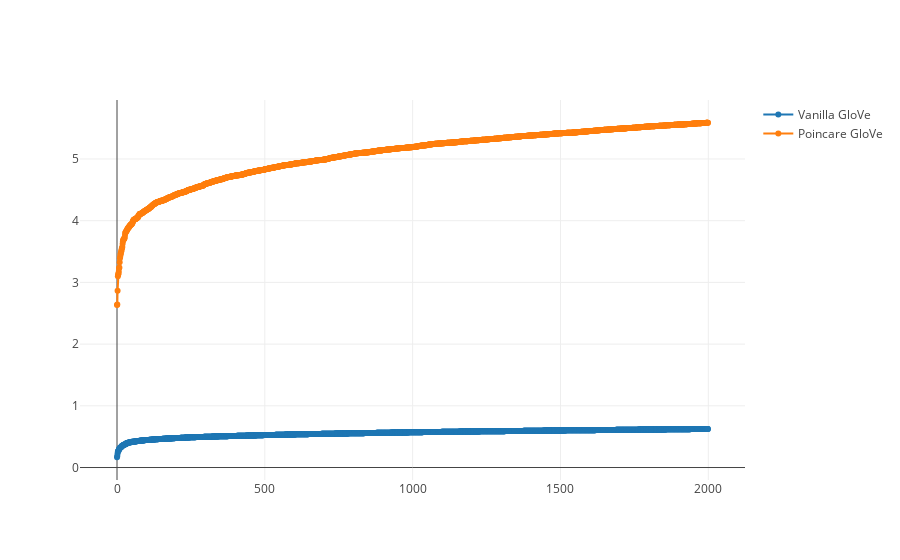

Notebook code for this chart:
### Markdown cell above
#### Relative contrast analysis (looking at the distance distribution for the neighbors of a word)

### Code cell
fig = plt.figure(figsize=(20, 5))
def analyze_nearest_neighbors(wv, emb_type):
    restrict_vocab = 500000
    word = "color"
    index = wv.vocab[word].index
    print("["+emb_type+"] Target word \""+word+"\":", wv.vocab[word].count, compute_relative_contrast(index, wv))
    limited = np.delete(wv.vectors[:restrict_vocab], index, 0)
    dists = wv.distances(wv.vectors[index], limited).reshape(-1,)

    print("\tAvg:", np.average(dists), "; stddev:", np.std(dists), "; min:", np.min(dists), "; max:", np.max(dists))

    plt.subplot(121)
    plot_num=2000
    l, = plt.plot(list(range(len(limited))), sorted(dists))
    
    plt.subplot(122)
    plt.hist(dists, bins="auto")

    return l, go.Scatter(
        x=list(range(len(limited)))[:plot_num],
        y=sorted(dists)[:plot_num],
        mode="lines+markers",
        name=emb_type)
    
l1, t1 = analyze_nearest_neighbors(w2v_wv, "Vanilla GloVe")
l2, t2 = analyze_nearest_neighbors(hyp_wv, "Poincare GloVe")

iplot(dict(data=[t1, t2]))

plt.subplot(121)
plt.legend([l1, l2], ["Vanilla GloVe - Cosine distance", "Poincare GloVe - Poincare distance"])
plt.ylim((0, 30))
plt.xlabel("Neighbor distance rank")
plt.ylabel("Distance")
plt.title("Distance distribution between target word and all words in vocabulary")

plt.subplot(122)
plt.legend([l1, l2], ["Vanilla GloVe - Cosine distance", "Poincare GloVe - Poincare distance"])
plt.xlabel("Distance")
_ = plt.title("Distance distribution between target word and all words in vocabulary")

### Figure 1 — Plotly figure (JSON) as saved in the notebook; plotly's stock layout.template omitted (floating-point values rounded to 4 significant figures; data arrays with more than 128 entries replaced by an {"elided": "..."} marker saying what was removed)
{"data": [{"mode": "lines+markers", "name": "Vanilla GloVe", "type": "scatter", "x": {"elided": "2000 int values"}, "y": {"elided": "2000 float values"}}, {"mode": "lines+markers", "name": "Poincare GloVe", "type": "scatter", "x": {"elided": "2000 int values"}, "y": {"elided": "2000 float values"}}], "layout": {}}
